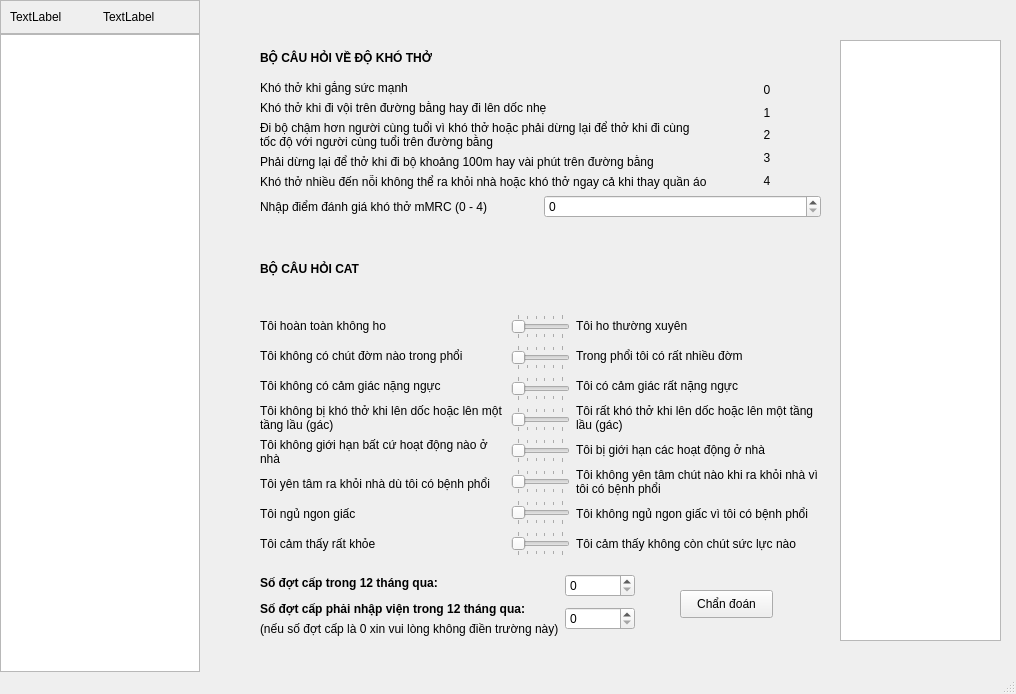
<?xml version="1.0" encoding="UTF-8"?>
<ui version="4.0">
 <class>MainWindow</class>
 <widget class="QMainWindow" name="MainWindow">
  <property name="geometry">
   <rect>
    <x>0</x>
    <y>0</y>
    <width>1016</width>
    <height>694</height>
   </rect>
  </property>
  <property name="windowTitle">
   <string>MainWindow</string>
  </property>
  <widget class="QWidget" name="centralwidget">
   <layout class="QGridLayout" name="gridLayout">
    <property name="leftMargin">
     <number>0</number>
    </property>
    <property name="topMargin">
     <number>0</number>
    </property>
    <property name="rightMargin">
     <number>0</number>
    </property>
    <property name="bottomMargin">
     <number>0</number>
    </property>
    <property name="spacing">
     <number>0</number>
    </property>
    <item row="1" column="1">
     <widget class="QListWidget" name="listWidget">
      <property name="maximumSize">
       <size>
        <width>200</width>
        <height>16777215</height>
       </size>
      </property>
     </widget>
    </item>
    <item row="0" column="0" colspan="2">
     <widget class="QFrame" name="title_frame">
      <property name="frameShape">
       <enum>QFrame::StyledPanel</enum>
      </property>
      <property name="frameShadow">
       <enum>QFrame::Raised</enum>
      </property>
      <layout class="QHBoxLayout" name="horizontalLayout">
       <item>
        <widget class="QLabel" name="title_icon">
         <property name="text">
          <string>TextLabel</string>
         </property>
        </widget>
       </item>
       <item>
        <widget class="QLabel" name="title_label">
         <property name="text">
          <string>TextLabel</string>
         </property>
        </widget>
       </item>
      </layout>
     </widget>
    </item>
    <item row="0" column="2" rowspan="2">
     <widget class="QStackedWidget" name="stackedWidget">
      <property name="frameShape">
       <enum>QFrame::NoFrame</enum>
      </property>
      <property name="currentIndex">
       <number>3</number>
      </property>
      <widget class="QWidget" name="page"/>
      <widget class="QWidget" name="ii_gold">
       <widget class="QLabel" name="ii_mo_ta">
        <property name="enabled">
         <bool>true</bool>
        </property>
        <property name="geometry">
         <rect>
          <x>60</x>
          <y>40</y>
          <width>541</width>
          <height>61</height>
         </rect>
        </property>
        <property name="mouseTracking">
         <bool>true</bool>
        </property>
        <property name="tabletTracking">
         <bool>false</bool>
        </property>
        <property name="focusPolicy">
         <enum>Qt::NoFocus</enum>
        </property>
        <property name="contextMenuPolicy">
         <enum>Qt::DefaultContextMenu</enum>
        </property>
        <property name="frameShape">
         <enum>QFrame::Box</enum>
        </property>
        <property name="text">
         <string>Phát hiện sớm BPTNMT: các đối tượng trả lời “Có” từ 3 câu trở lên trong Bảng dưới nên được giới thiệu tới cơ sở y tế có đo chức năng hô hấp để chủ động phát hiện sớm BPTNMT.</string>
        </property>
        <property name="textFormat">
         <enum>Qt::AutoText</enum>
        </property>
        <property name="scaledContents">
         <bool>false</bool>
        </property>
        <property name="alignment">
         <set>Qt::AlignCenter</set>
        </property>
        <property name="wordWrap">
         <bool>true</bool>
        </property>
       </widget>
       <widget class="QPushButton" name="ii_chan_doan_btn">
        <property name="geometry">
         <rect>
          <x>280</x>
          <y>370</y>
          <width>93</width>
          <height>28</height>
         </rect>
        </property>
        <property name="text">
         <string>Chẩn đoán</string>
        </property>
       </widget>
       <widget class="QLabel" name="ii_tieu_de_bang">
        <property name="geometry">
         <rect>
          <x>60</x>
          <y>140</y>
          <width>541</width>
          <height>16</height>
         </rect>
        </property>
        <property name="font">
         <font>
          <weight>75</weight>
          <bold>true</bold>
         </font>
        </property>
        <property name="text">
         <string>BỘ CÂU HỎI TẦM SOÁT BỆNH PHỔI TẮC NGHẼN MẠN TÍNH Ở CỘNG ĐỒNG (THEO GOLD)</string>
        </property>
       </widget>
       <widget class="QTextBrowser" name="ii_chan_doan">
        <property name="geometry">
         <rect>
          <x>620</x>
          <y>40</y>
          <width>181</width>
          <height>581</height>
         </rect>
        </property>
       </widget>
       <widget class="QSplitter" name="splitter">
        <property name="geometry">
         <rect>
          <x>60</x>
          <y>170</y>
          <width>541</width>
          <height>191</height>
         </rect>
        </property>
        <property name="orientation">
         <enum>Qt::Vertical</enum>
        </property>
        <widget class="QWidget" name="layoutWidget">
         <layout class="QVBoxLayout" name="verticalLayout">
          <item>
           <widget class="QCheckBox" name="ii_ho">
            <property name="text">
             <string>1	Ông/bà có ho vài lần trong hầu hết các ngày</string>
            </property>
           </widget>
          </item>
          <item>
           <widget class="QCheckBox" name="ii_khac_dom">
            <property name="text">
             <string>2	Ông/bà có khạc đờm ở hầu hết các ngày</string>
            </property>
           </widget>
          </item>
          <item>
           <widget class="QCheckBox" name="ii_kho_tho">
            <property name="text">
             <string>3	Ông/bà có dễ bị khó thở hơn những người cùng tuổi</string>
            </property>
           </widget>
          </item>
          <item>
           <widget class="QCheckBox" name="ii_tuoi_tren_40">
            <property name="text">
             <string>4	Ông/bà có trên 40 tuổi</string>
            </property>
           </widget>
          </item>
          <item>
           <widget class="QCheckBox" name="ii_hut_thuoc">
            <property name="text">
             <string>5	Ông/bà vẫn còn hút thuốc lá hoặc đã từng hút thuốc lá</string>
            </property>
           </widget>
          </item>
         </layout>
        </widget>
       </widget>
      </widget>
      <widget class="QWidget" name="iii_iv">
       <widget class="QWidget" name="layoutWidget">
        <property name="geometry">
         <rect>
          <x>50</x>
          <y>110</y>
          <width>721</width>
          <height>361</height>
         </rect>
        </property>
        <layout class="QVBoxLayout" name="verticalLayout_17">
         <item>
          <widget class="QLabel" name="iii_mo_ta_1">
           <property name="enabled">
            <bool>true</bool>
           </property>
           <property name="mouseTracking">
            <bool>true</bool>
           </property>
           <property name="tabletTracking">
            <bool>false</bool>
           </property>
           <property name="focusPolicy">
            <enum>Qt::NoFocus</enum>
           </property>
           <property name="contextMenuPolicy">
            <enum>Qt::DefaultContextMenu</enum>
           </property>
           <property name="frameShape">
            <enum>QFrame::Box</enum>
           </property>
           <property name="text">
            <string>Đo chức năng hô hấp: kết quả đo CNHH là tiêu chuẩn vàng để chẩn đoán xác định và đánh giá mức độ tắc nghẽn đường thở của bệnh nhân BPTNMT.</string>
           </property>
           <property name="textFormat">
            <enum>Qt::AutoText</enum>
           </property>
           <property name="scaledContents">
            <bool>false</bool>
           </property>
           <property name="alignment">
            <set>Qt::AlignCenter</set>
           </property>
           <property name="wordWrap">
            <bool>true</bool>
           </property>
          </widget>
         </item>
         <item>
          <layout class="QHBoxLayout" name="horizontalLayout_5">
           <item>
            <widget class="QLabel" name="iii_fev1_fvc_label">
             <property name="text">
              <string>FEV₁/FVC</string>
             </property>
            </widget>
           </item>
           <item>
            <widget class="QDoubleSpinBox" name="iii_fev1_fvc">
             <property name="maximum">
              <double>10000.000000000000000</double>
             </property>
            </widget>
           </item>
           <item>
            <widget class="QPushButton" name="iii_chan_doan_1_btn">
             <property name="text">
              <string>Chẩn đoán</string>
             </property>
            </widget>
           </item>
           <item>
            <widget class="QLineEdit" name="iii_ket_qua_1">
             <property name="styleSheet">
              <string notr="true">background-color: rgb(236, 236, 236);</string>
             </property>
            </widget>
           </item>
          </layout>
         </item>
         <item>
          <widget class="QLabel" name="iii_mo_ta_2">
           <property name="enabled">
            <bool>true</bool>
           </property>
           <property name="mouseTracking">
            <bool>true</bool>
           </property>
           <property name="tabletTracking">
            <bool>false</bool>
           </property>
           <property name="focusPolicy">
            <enum>Qt::NoFocus</enum>
           </property>
           <property name="contextMenuPolicy">
            <enum>Qt::DefaultContextMenu</enum>
           </property>
           <property name="frameShape">
            <enum>QFrame::Box</enum>
           </property>
           <property name="text">
            <string>Mục tiêu của đánh giá BPTNMT để xác định mức độ giới hạn của luồng khí thở, ảnh hưởng của bệnh đến tình trạng sức khỏe của người bệnh và nguy cơ đợt cấp trong tương lai giúp điều trị bệnh hiệu quả hơn.
Đánh giá BPTNMT dựa trên các khía cạnh sau: mức độ tắc nghẽn đường thở, độ nặng của triệu chứng hiện tại và sự ảnh hưởng của bệnh đối với sức khỏe và cuộc sống của bệnh nhân, tiền sử đợt cấp trong năm trước) và các bệnh lý đồng mắc.
</string>
           </property>
           <property name="textFormat">
            <enum>Qt::AutoText</enum>
           </property>
           <property name="scaledContents">
            <bool>false</bool>
           </property>
           <property name="alignment">
            <set>Qt::AlignLeading|Qt::AlignLeft|Qt::AlignVCenter</set>
           </property>
           <property name="wordWrap">
            <bool>true</bool>
           </property>
          </widget>
         </item>
         <item>
          <widget class="QLabel" name="label_3">
           <property name="text">
            <string>Đánh giá mức độ tắc nghẽn đường thở (lưu ý, người không bị BPTNMT thì không dùng chức năng này)</string>
           </property>
          </widget>
         </item>
         <item>
          <layout class="QHBoxLayout" name="horizontalLayout_4">
           <item>
            <widget class="QLabel" name="iii_fev1_label">
             <property name="text">
              <string>FEV₁</string>
             </property>
            </widget>
           </item>
           <item>
            <widget class="QDoubleSpinBox" name="iii_fev1">
             <property name="maximum">
              <double>1000.000000000000000</double>
             </property>
            </widget>
           </item>
           <item>
            <widget class="QPushButton" name="iii_chan_doan_2_btn">
             <property name="text">
              <string>Chẩn đoán</string>
             </property>
            </widget>
           </item>
           <item>
            <widget class="QLineEdit" name="iii_ket_qua_2">
             <property name="styleSheet">
              <string notr="true">background-color: rgb(236, 236, 236);</string>
             </property>
            </widget>
           </item>
          </layout>
         </item>
        </layout>
       </widget>
      </widget>
      <widget class="QWidget" name="v">
       <widget class="QPushButton" name="v_chan_doan_btn">
        <property name="geometry">
         <rect>
          <x>480</x>
          <y>590</y>
          <width>93</width>
          <height>28</height>
         </rect>
        </property>
        <property name="text">
         <string>Chẩn đoán</string>
        </property>
       </widget>
       <widget class="QTextBrowser" name="v_ket_qua">
        <property name="geometry">
         <rect>
          <x>640</x>
          <y>40</y>
          <width>161</width>
          <height>601</height>
         </rect>
        </property>
       </widget>
       <widget class="QWidget" name="layoutWidget">
        <property name="geometry">
         <rect>
          <x>60</x>
          <y>40</y>
          <width>561</width>
          <height>178</height>
         </rect>
        </property>
        <layout class="QVBoxLayout" name="verticalLayout_6">
         <item>
          <widget class="QLabel" name="label_28">
           <property name="font">
            <font>
             <weight>75</weight>
             <bold>true</bold>
            </font>
           </property>
           <property name="text">
            <string>BỘ CÂU HỎI VỀ ĐỘ KHÓ THỞ</string>
           </property>
          </widget>
         </item>
         <item>
          <layout class="QHBoxLayout" name="horizontalLayout_2">
           <item>
            <layout class="QVBoxLayout" name="verticalLayout_4">
             <item>
              <widget class="QLabel" name="label_4">
               <property name="text">
                <string>Khó thở khi gắng sức mạnh</string>
               </property>
              </widget>
             </item>
             <item>
              <widget class="QLabel" name="label_5">
               <property name="text">
                <string>Khó thở khi đi vội trên đường bằng hay đi lên dốc nhẹ</string>
               </property>
              </widget>
             </item>
             <item>
              <widget class="QLabel" name="label_6">
               <property name="text">
                <string>Đi bộ chậm hơn người cùng tuổi vì khó thở hoặc phải dừng lại để thở khi đi cùng tốc độ với người cùng tuổi trên đường bằng</string>
               </property>
               <property name="wordWrap">
                <bool>true</bool>
               </property>
              </widget>
             </item>
             <item>
              <widget class="QLabel" name="label_7">
               <property name="text">
                <string>Phải dừng lại để thở khi đi bộ khoảng 100m hay vài phút trên đường bằng</string>
               </property>
              </widget>
             </item>
             <item>
              <widget class="QLabel" name="label_8">
               <property name="text">
                <string>Khó thở nhiều đến nỗi không thể ra khỏi nhà hoặc khó thở ngay cả khi thay quần áo</string>
               </property>
              </widget>
             </item>
            </layout>
           </item>
           <item>
            <layout class="QVBoxLayout" name="verticalLayout_3">
             <item>
              <widget class="QLabel" name="label_9">
               <property name="text">
                <string>0</string>
               </property>
               <property name="alignment">
                <set>Qt::AlignCenter</set>
               </property>
              </widget>
             </item>
             <item>
              <widget class="QLabel" name="label_10">
               <property name="text">
                <string>1</string>
               </property>
               <property name="alignment">
                <set>Qt::AlignCenter</set>
               </property>
              </widget>
             </item>
             <item>
              <widget class="QLabel" name="label_11">
               <property name="text">
                <string>2</string>
               </property>
               <property name="alignment">
                <set>Qt::AlignCenter</set>
               </property>
              </widget>
             </item>
             <item>
              <widget class="QLabel" name="label_12">
               <property name="text">
                <string>3</string>
               </property>
               <property name="alignment">
                <set>Qt::AlignCenter</set>
               </property>
              </widget>
             </item>
             <item>
              <widget class="QLabel" name="label_13">
               <property name="text">
                <string>4</string>
               </property>
               <property name="alignment">
                <set>Qt::AlignCenter</set>
               </property>
              </widget>
             </item>
            </layout>
           </item>
          </layout>
         </item>
         <item>
          <layout class="QHBoxLayout" name="horizontalLayout_3">
           <item>
            <widget class="QLabel" name="label_27">
             <property name="text">
              <string>Nhập điểm đánh giá khó thở mMRC (0 - 4)</string>
             </property>
            </widget>
           </item>
           <item>
            <widget class="QSpinBox" name="v_mmrc">
             <property name="maximum">
              <number>4</number>
             </property>
            </widget>
           </item>
          </layout>
         </item>
        </layout>
       </widget>
       <widget class="QWidget" name="layoutWidget">
        <property name="geometry">
         <rect>
          <x>60</x>
          <y>230</y>
          <width>566</width>
          <height>326</height>
         </rect>
        </property>
        <layout class="QVBoxLayout" name="verticalLayout_13">
         <item>
          <widget class="QLabel" name="label_41">
           <property name="font">
            <font>
             <weight>75</weight>
             <bold>true</bold>
            </font>
           </property>
           <property name="text">
            <string>BỘ CÂU HỎI CAT</string>
           </property>
          </widget>
         </item>
         <item>
          <layout class="QHBoxLayout" name="horizontalLayout_13">
           <item>
            <layout class="QVBoxLayout" name="verticalLayout_11">
             <item>
              <widget class="QLabel" name="label_42">
               <property name="text">
                <string>Tôi hoàn toàn không ho</string>
               </property>
               <property name="wordWrap">
                <bool>true</bool>
               </property>
              </widget>
             </item>
             <item>
              <widget class="QLabel" name="label_43">
               <property name="text">
                <string>Tôi không có chút đờm nào trong phổi</string>
               </property>
               <property name="wordWrap">
                <bool>true</bool>
               </property>
              </widget>
             </item>
             <item>
              <widget class="QLabel" name="label_44">
               <property name="text">
                <string>Tôi không có cảm giác nặng ngực</string>
               </property>
               <property name="wordWrap">
                <bool>true</bool>
               </property>
              </widget>
             </item>
             <item>
              <widget class="QLabel" name="label_45">
               <property name="text">
                <string>Tôi không bị khó thở khi lên dốc hoặc lên một tầng lầu (gác)</string>
               </property>
               <property name="wordWrap">
                <bool>true</bool>
               </property>
              </widget>
             </item>
             <item>
              <widget class="QLabel" name="label_46">
               <property name="text">
                <string>Tôi không giới hạn bất cứ hoạt động nào ở nhà</string>
               </property>
               <property name="wordWrap">
                <bool>true</bool>
               </property>
              </widget>
             </item>
             <item>
              <widget class="QLabel" name="label_55">
               <property name="text">
                <string>Tôi yên tâm ra khỏi nhà dù tôi có bệnh phổi</string>
               </property>
               <property name="wordWrap">
                <bool>true</bool>
               </property>
              </widget>
             </item>
             <item>
              <widget class="QLabel" name="label_56">
               <property name="text">
                <string>Tôi ngủ ngon giấc</string>
               </property>
               <property name="wordWrap">
                <bool>true</bool>
               </property>
              </widget>
             </item>
             <item>
              <widget class="QLabel" name="label_57">
               <property name="text">
                <string>Tôi cảm thấy rất khỏe</string>
               </property>
               <property name="wordWrap">
                <bool>true</bool>
               </property>
              </widget>
             </item>
            </layout>
           </item>
           <item>
            <layout class="QVBoxLayout" name="verticalLayout_12">
             <item>
              <widget class="QSlider" name="v_q1">
               <property name="maximum">
                <number>5</number>
               </property>
               <property name="orientation">
                <enum>Qt::Horizontal</enum>
               </property>
               <property name="tickPosition">
                <enum>QSlider::TicksBothSides</enum>
               </property>
              </widget>
             </item>
             <item>
              <widget class="QSlider" name="v_q2">
               <property name="maximum">
                <number>5</number>
               </property>
               <property name="orientation">
                <enum>Qt::Horizontal</enum>
               </property>
               <property name="tickPosition">
                <enum>QSlider::TicksBothSides</enum>
               </property>
              </widget>
             </item>
             <item>
              <widget class="QSlider" name="v_q3">
               <property name="maximum">
                <number>5</number>
               </property>
               <property name="orientation">
                <enum>Qt::Horizontal</enum>
               </property>
               <property name="tickPosition">
                <enum>QSlider::TicksBothSides</enum>
               </property>
              </widget>
             </item>
             <item>
              <widget class="QSlider" name="v_q4">
               <property name="maximum">
                <number>5</number>
               </property>
               <property name="orientation">
                <enum>Qt::Horizontal</enum>
               </property>
               <property name="tickPosition">
                <enum>QSlider::TicksBothSides</enum>
               </property>
              </widget>
             </item>
             <item>
              <widget class="QSlider" name="v_q5">
               <property name="maximum">
                <number>5</number>
               </property>
               <property name="orientation">
                <enum>Qt::Horizontal</enum>
               </property>
               <property name="tickPosition">
                <enum>QSlider::TicksBothSides</enum>
               </property>
              </widget>
             </item>
             <item>
              <widget class="QSlider" name="v_q6">
               <property name="maximum">
                <number>5</number>
               </property>
               <property name="orientation">
                <enum>Qt::Horizontal</enum>
               </property>
               <property name="tickPosition">
                <enum>QSlider::TicksBothSides</enum>
               </property>
              </widget>
             </item>
             <item>
              <widget class="QSlider" name="v_q7">
               <property name="maximum">
                <number>5</number>
               </property>
               <property name="orientation">
                <enum>Qt::Horizontal</enum>
               </property>
               <property name="tickPosition">
                <enum>QSlider::TicksBothSides</enum>
               </property>
              </widget>
             </item>
             <item>
              <widget class="QSlider" name="v_q8">
               <property name="maximum">
                <number>5</number>
               </property>
               <property name="orientation">
                <enum>Qt::Horizontal</enum>
               </property>
               <property name="tickPosition">
                <enum>QSlider::TicksBothSides</enum>
               </property>
              </widget>
             </item>
            </layout>
           </item>
           <item>
            <layout class="QVBoxLayout" name="verticalLayout_10">
             <item>
              <widget class="QLabel" name="label_47">
               <property name="text">
                <string>Tôi ho thường xuyên</string>
               </property>
               <property name="wordWrap">
                <bool>true</bool>
               </property>
              </widget>
             </item>
             <item>
              <widget class="QLabel" name="label_48">
               <property name="text">
                <string>Trong phổi tôi có rất nhiều đờm</string>
               </property>
               <property name="wordWrap">
                <bool>true</bool>
               </property>
              </widget>
             </item>
             <item>
              <widget class="QLabel" name="label_49">
               <property name="text">
                <string>Tôi có cảm giác rất nặng ngực</string>
               </property>
               <property name="wordWrap">
                <bool>true</bool>
               </property>
              </widget>
             </item>
             <item>
              <widget class="QLabel" name="label_50">
               <property name="text">
                <string>Tôi rất khó thở khi lên dốc hoặc lên một tầng lầu (gác)</string>
               </property>
               <property name="wordWrap">
                <bool>true</bool>
               </property>
              </widget>
             </item>
             <item>
              <widget class="QLabel" name="label_51">
               <property name="text">
                <string>Tôi bị giới hạn các hoạt động ở nhà</string>
               </property>
               <property name="wordWrap">
                <bool>true</bool>
               </property>
              </widget>
             </item>
             <item>
              <widget class="QLabel" name="label_52">
               <property name="text">
                <string>Tôi không yên tâm chút nào khi ra khỏi nhà vì tôi có bệnh phổi</string>
               </property>
               <property name="wordWrap">
                <bool>true</bool>
               </property>
              </widget>
             </item>
             <item>
              <widget class="QLabel" name="label_53">
               <property name="text">
                <string>Tôi không ngủ ngon giấc vì tôi có bệnh phổi</string>
               </property>
               <property name="wordWrap">
                <bool>true</bool>
               </property>
              </widget>
             </item>
             <item>
              <widget class="QLabel" name="label_54">
               <property name="text">
                <string>Tôi cảm thấy không còn chút sức lực nào</string>
               </property>
               <property name="wordWrap">
                <bool>true</bool>
               </property>
              </widget>
             </item>
            </layout>
           </item>
          </layout>
         </item>
        </layout>
       </widget>
       <widget class="QWidget" name="layoutWidget">
        <property name="geometry">
         <rect>
          <x>60</x>
          <y>570</y>
          <width>375</width>
          <height>66</height>
         </rect>
        </property>
        <layout class="QHBoxLayout" name="horizontalLayout_14">
         <item>
          <layout class="QVBoxLayout" name="verticalLayout_16">
           <item>
            <widget class="QLabel" name="label_58">
             <property name="font">
              <font>
               <weight>75</weight>
               <bold>true</bold>
              </font>
             </property>
             <property name="text">
              <string>Số đợt cấp trong 12 tháng qua:</string>
             </property>
            </widget>
           </item>
           <item>
            <layout class="QVBoxLayout" name="verticalLayout_15">
             <item>
              <widget class="QLabel" name="label_59">
               <property name="font">
                <font>
                 <weight>75</weight>
                 <bold>true</bold>
                </font>
               </property>
               <property name="text">
                <string>Số đợt cấp phải nhập viện trong 12 tháng qua:</string>
               </property>
               <property name="wordWrap">
                <bool>true</bool>
               </property>
              </widget>
             </item>
             <item>
              <widget class="QLabel" name="label_60">
               <property name="text">
                <string>(nếu số đợt cấp là 0 xin vui lòng không điền trường này)</string>
               </property>
              </widget>
             </item>
            </layout>
           </item>
          </layout>
         </item>
         <item>
          <layout class="QVBoxLayout" name="verticalLayout_14">
           <item>
            <widget class="QSpinBox" name="v_exacerbations"/>
           </item>
           <item>
            <widget class="QSpinBox" name="v_hospitalizations"/>
           </item>
          </layout>
         </item>
        </layout>
       </widget>
       <zorder>v_ket_qua</zorder>
       <zorder>layoutWidget</zorder>
       <zorder>layoutWidget</zorder>
       <zorder>layoutWidget</zorder>
       <zorder>v_chan_doan_btn</zorder>
      </widget>
      <widget class="QWidget" name="vi_chuyen_doi_thuoc"/>
      <widget class="QWidget" name="page_6"/>
      <widget class="QWidget" name="page_7"/>
      <widget class="QWidget" name="page_8"/>
      <widget class="QWidget" name="page_9"/>
      <widget class="QWidget" name="page_10"/>
      <widget class="QWidget" name="page_11"/>
      <widget class="QWidget" name="page_2"/>
     </widget>
    </item>
   </layout>
  </widget>
  <widget class="QMenuBar" name="menubar">
   <property name="geometry">
    <rect>
     <x>0</x>
     <y>0</y>
     <width>1016</width>
     <height>26</height>
    </rect>
   </property>
  </widget>
  <widget class="QStatusBar" name="statusbar"/>
 </widget>
 <resources/>
 <connections/>
</ui>
